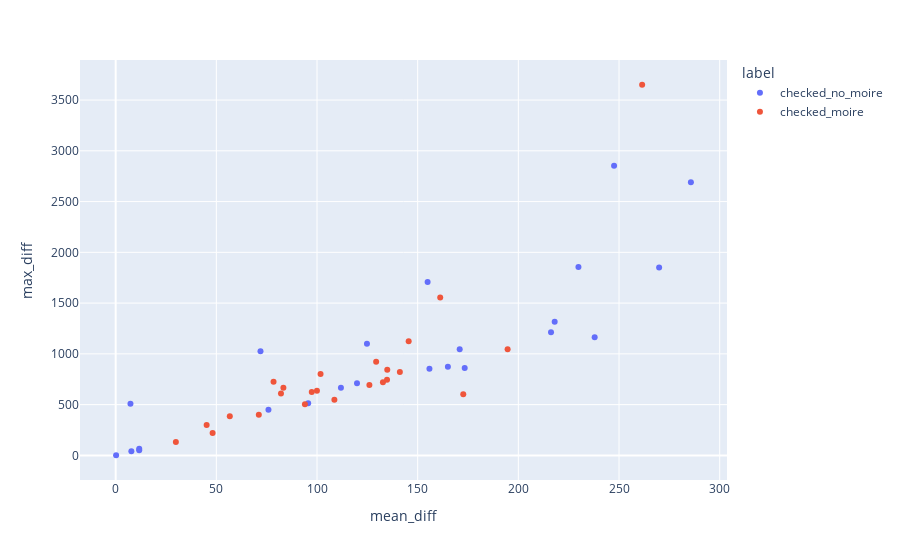

Notebook cell for this chart:
### Code cell
px.scatter(
    x=[total_diffs[i].mean() for i in range(len(total_diffs)) if (total_diffs[i] is None) == False ],
    y=[total_diffs[i].max() for i in range(len(total_diffs)) if (total_diffs[i] is None) == False ],
    color=[masks.loc[masks_selection[i]].label for i in range(len(total_diffs)) if (total_diffs[i] is None) == False ],
    labels={
        'x' : 'mean_diff',
        'y' : 'max_diff',
        'color' : 'label'
    }
)

### Figure 1 — Plotly figure (JSON) as saved in the notebook; plotly's stock layout.template omitted (floating-point values rounded to 4 significant figures)
{"data": [{"hovertemplate": "label=checked_no_moire<br>mean_diff=%{x}<br>max_diff=%{y}<extra></extra>", "legendgroup": "checked_no_moire", "marker": {"color": "#636efa", "symbol": "circle"}, "mode": "markers", "name": "checked_no_moire", "orientation": "v", "showlegend": true, "type": "scatter", "x": [95.61, 75.88, 7.8, 170.9, 0.2142, 154.9, 119.9, 218.0, 71.93, 124.8, 247.5, 7.345, 269.9, 11.69, 229.8, 165.0, 111.9, 216.2, 11.7, 155.8, 285.7, 237.9, 173.4], "xaxis": "x", "y": [513.3, 449.3, 41.36, 1046.0, 1.355, 1707.0, 711.6, 1317.0, 1026.0, 1100.0, 2852.0, 508.6, 1852.0, 50.63, 1855.0, 873.2, 666.3, 1213.0, 64.8, 852.2, 2692.0, 1163.0, 861.9], "yaxis": "y"}, {"hovertemplate": "label=checked_moire<br>mean_diff=%{x}<br>max_diff=%{y}<extra></extra>", "legendgroup": "checked_moire", "marker": {"color": "#EF553B", "symbol": "circle"}, "mode": "markers", "name": "checked_moire", "orientation": "v", "showlegend": true, "type": "scatter", "x": [145.5, 101.8, 93.99, 97.39, 134.9, 161.2, 132.7, 71.1, 78.41, 29.9, 108.6, 48.14, 261.5, 172.6, 194.7, 82.11, 126.0, 99.97, 134.8, 45.18, 56.68, 141.2, 83.3, 129.4], "xaxis": "x", "y": [1125.0, 801.3, 504.5, 625.5, 842.3, 1556.0, 721.0, 399.4, 725.2, 132.9, 546.9, 221.0, 3651.0, 601.6, 1046.0, 609.9, 692.5, 635.6, 745.9, 298.1, 385.5, 820.9, 665.2, 922.5], "yaxis": "y"}], "layout": {"autosize": true, "legend": {"title": {"text": "label"}, "tracegroupgap": 0}, "margin": {"t": 60}, "xaxis": {"anchor": "y", "autorange": true, "domain": [0, 1], "range": [-16.98, 302.9], "title": {"text": "mean_diff"}, "type": "linear"}, "yaxis": {"anchor": "x", "autorange": true, "domain": [0, 1], "range": [-281.2, 3933.0], "title": {"text": "max_diff"}, "type": "linear"}}}
